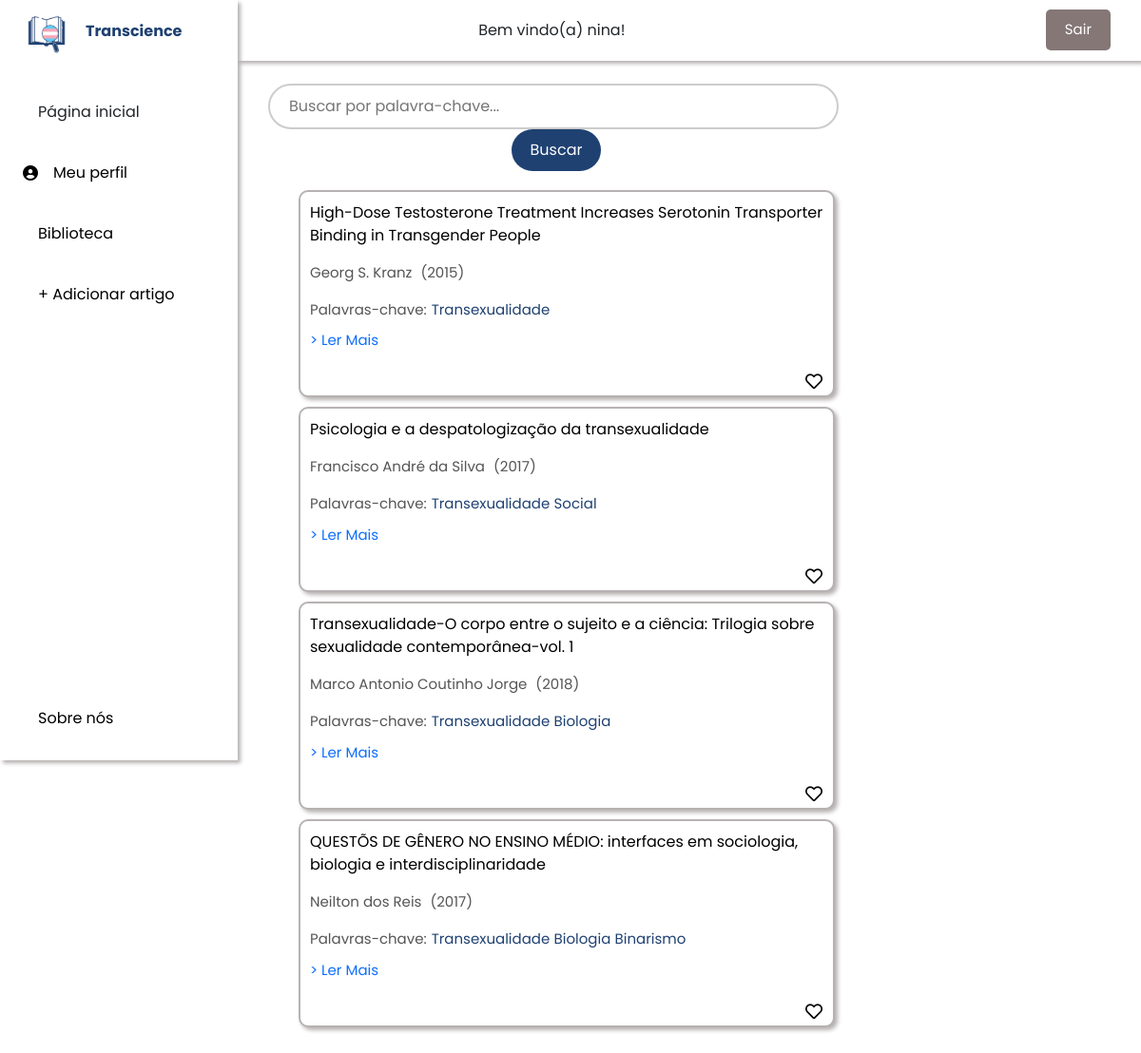
The app's page /biblioteca/index/ (signed in) with its own data.
### biblioteca/models.py (models this page shows, shortened)
class Artigo(models.Model):
    titulo = models.CharField(max_length=200)
    link = models.CharField(max_length=255)
    autor = models.CharField(max_length=255)
    relevancia_id = models.ForeignKey(Relevancia, on_delete=models.CASCADE)
    ano_id = models.ForeignKey(Ano, on_delete=models.CASCADE)
    palavras_chave = models.ManyToManyField(PalavraChave, related_name='artigos')
    usuario = models.ManyToManyField(User, related_name='artigos')

class Ano(models.Model):
    descricao = models.CharField(max_length=255)
    def __str__(self):
        return self.descricao

class PalavraChave(models.Model):
    nome = models.CharField(max_length=100)
    def __str__(self):
        return self.nome

### biblioteca/views.py (the view)
# urls.py: path("index/", views.IndexView.as_view(), name="index"),
class IndexView(LoginRequiredMixin, generic.ListView):
    template_name = "biblioteca/index.html"
    context_object_name = "artigos"
    login_url = '/auth/login/'
    def get_queryset(self):
        query = self.request.GET.get('q')
        if query:
            return Artigo.objects.filter(
                Q(titulo__icontains=query) |
                Q(autor__icontains=query) |
                Q(palavras_chave__nome__icontains=query)).distinct()
        return Artigo.objects.all()
    def get_context_data(self, **kwargs):
        usuario_atual = self.request.user
        context = super(IndexView, self).get_context_data(**kwargs)
        favoritos = Favorito.objects.filter(usuario=usuario_atual).values_list('artigo_id')
        favoritos_ids = []
        for f in favoritos:
            if (f[0] not in favoritos_ids):
                favoritos_ids.append(f[0])
        context['favoritos'] = favoritos_ids
        return context

### biblioteca/templates/biblioteca/index.html (shortened to what this page needs)
{% load static %}
<link rel="stylesheet" href="{% static 'css/bootstrap.min.css' %}">
<link rel="stylesheet" href="{% static 'fa/css/all.min.css' %}">
<link rel="stylesheet" href="{% static 'biblioteca/style.css' %}">
<link href="fontawesome/css/all.css" rel="stylesheet">
<link rel="stylesheet" href="https://use.fontawesome.com/releases/v5.0.7/css/all.css">
<head>
</head>
<body id="body-pd">
  <header class="header" id="header">
      {% if user.is_authenticated %}
      Bem vindo(a) {{ user.username }}!
      {% else %}
      <p>You are not logged in</p>
      <a href="{% url 'login' %}">Log In</a>
      {% endif %}
      <form action="{% url 'logout' %}" method="post">
        <button type="submit" class="logout-button">Sair</button>
      </form>
  </header>
  <div class="l-navbar" id="nav-bar">
    <nav class="nav">
        <div>
            <a href="#" class="nav_logo">
                <img src="{% static 'biblioteca/images/logo.png' %}" alt="Logo" class="nav_logo-img">
                <span class="nav_logo-name">Transcience</span>
            </a>
            <div class="nav_list">
                <a href="#" class="nav_link active">
                    <span class="nav_name">Página inicial</span>
                </a>
                <a href="{% url 'perfil' %}" class="nav_link">
                  <i class="fa-solid fa-circle-user"></i>
                    <span class="nav_name">Meu perfil</span>
                </a>
                <a href="{% url 'biblioteca:minha_biblioteca' %}" class="nav_link">
                    <span class="nav_name">Biblioteca</span>
                </a>
                <a href="{% url 'novoArtigo' %}" class="nav_link">
                  <span class="nav_name"> + Adicionar artigo</span>
                </a>
            </div>
        </div>
        <a href="#" class="nav_link">
            <span class="nav_name">Sobre nós</span>
        </a>
    </nav>
</div>
<div class="container-fluid">
  <div class="row">
    <div class="col-lg-8 col-md-12">
      <div class="search-container">
        <form method="get" action="{% url 'biblioteca:index' %}">
          <input type="text" name="q" placeholder="Buscar por palavra-chave..." class="search-input" value="{{ request.GET.q }}">
          <button type="submit" class="search-button">Buscar</button>
        </form>
      </div>
      <div class="artigos-container">
        {% if artigos %}
        <ul>
          {% for a in artigos %}
              <li class="artigo-item" style="position: relative; padding-bottom: 30px;">
                  <a class="titulo-artigo" style="color: black;">
                      {{ a.titulo }}
                  </a>
                  <form action="{% url 'favoritar_artigo' a.id %}" method="post" class="favorite-form" id="favorite-form-{{ a.id }}">
                      <button type="submit" class="favorite-button" style="border: none; background: none; position: absolute; bottom: 5px; right: 5px;" id="favorite-btn-{{ a.id }}" onclick="toggleFavorite(event, {{ a.id }})">
                        {% if a.id in favoritos %}
                          <i class="fas fa-heart" id="heart-{{ a.id }}" style="color: red; font-size: 18px;"></i>
                        {% else %}
                          <i class="far fa-heart" id="heart-{{ a.id }}" style="font-size: 18px;"></i>
                        {% endif %}
                      </button>
                  </form>
                  <p class="texto-menor" style="margin-top: 3px;">{{ a.autor }} <span style="margin-left: 5px;">({{ a.ano_id }})</span></p>
                  <div style="display: flex; align-items: center; margin-top: 10px;">
                      <a class="texto-menor">Palavras-chave:</a>
                      <div class="palavras-chave-container" style="margin-left: 5px;">
                          {% for palavra_chave in a.palavras_chave.all %}
                              <span class="texto-menor" style="color: #1F4172;">{{ palavra_chave }}</span>
                          {% endfor %}
                      </div>
                  </div>
                  <p class="texto-menor" style="margin-top: 10px;">
                      <a href="{{ a.link }}" target="_blank">> Ler Mais</a>
                  </p>
              </li>
          {% endfor %}
        </ul>
        {% else %}
          <p>Nenhum artigo encontrado para a pesquisa "{{ request.GET.q }}".</p>
        {% endif %}
      </div>
    </div>
    <div class="col-lg-4 col-md-12">
      <div class="additional-container">
      </div>
    </div>
  </div>
</div>

### biblioteca/static/biblioteca/style.css (style rules this page uses)
* { font-family: "Poppins", sans-serif; }
body { position: relative; font-family: var(--body-font); transition: .5s; margin: 0; padding: 0; }
a { text-decoration: none; }
.artigos-container { padding: 0px; list-style-type: none; }
.artigo-item { border-radius: 10px; padding: 10px; margin-bottom: 10px; background-color: #ffffff; border: 2px solid rgb(183, 178, 178); list-style: none; box-shadow: 3px 3px 4px rgb(183, 178, 178); transition: transform 0.3s, box-shadow 0.3s; }
.texto-menor { font-size: 15px; color: #555; }
.header { width: 100%; height: var(--header-height); position: fixed; top: 0; left: 0; display: flex; align-items: center; justify-content: space-between; padding: 0 1rem; background-color: #ffffff; z-index: var(--z-fixed); transition: .5s; box-shadow: 3px 3px 4px rgb(183, 178, 178); }
.l-navbar { position: fixed; top: 0; left: 0; width: var(--nav-width); height: 100vh; background-color: #ffffff; padding: 0; transition: .5s; z-index: var(--z-fixed); box-shadow: 3px 3px 4px rgb(183, 178, 178); }
.nav { height: 100%; display: flex; flex-direction: column; justify-content: space-between; overflow: hidden; margin-top: 0; }
.nav_logo, .nav_link { display: grid; grid-template-columns: max-content max-content; align-items: center; column-gap: 1rem; padding: .5rem 0 .5rem 1.5rem; }
.nav_logo { margin-bottom: 2rem; }
.nav_logo-name { color: #1F4172; font-weight: 700; }
.nav_link { position: relative; color: var(--first-color-light); margin-bottom: 1.5rem; transition: .3s; }
.nav_logo-img { width: 50px; height: 50px; white-space: nowrap; }
.active { color: var(--black-color); }
.active::before { content: ''; position: absolute; left: 0; width: 2px; height: 32px; background-color: var(--white-color); }
@media screen and (min-width: 768px) { body { margin: calc(var(--header-height) + 1rem) 0 0 0; padding-left: calc(var(--nav-width) + 2rem); } }
@media screen and (min-width: 768px) { .header { height: calc(var(--header-height) + 1rem); padding: 0 2rem 0 calc(var(--nav-width) + 2rem); } }
@media screen and (min-width: 768px) { .l-navbar { left: 0; padding: 0; margin: 0; } }
@media screen and (min-width: 768px) { .artigos-container { background-color: #ffffff; } }
@media screen and (min-width: 768px) { .container-fluid { padding-left: 0; margin-left: 0; margin-top: calc(var(--header-height) + 40px); } }
@media screen and (min-width: 768px) { .additional-container { padding: 100px; border-radius: 10px; margin-bottom: 20px; position: fixed } }
@media screen and (min-width: 768px) { .row { margin-bottom: 1rem; } }
@media screen and (min-width: 768px) { .search-container { margin-bottom: 20px; text-align: center; } }
@media screen and (min-width: 768px) { .search-input { width: 80%; padding: 10px; font-size: 16px; } }
@media screen and (min-width: 768px) { .search-input { padding: 10px 20px; font-size: 16px; width: 600px; border: 2px solid #ccc; border-radius: 25px; outline: none; transition: border-color 0.3s; } }
@media screen and (min-width: 768px) { .search-button { background-color: #1F4172; color: white; font-size: 16px; border: none; border-radius: 25px; padding: 10px 20px; margin-left: 10px; cursor: pointer; transition: background-color 0.3s, transform 0.2s; } }
@media screen and (min-width: 768px) { .logout-button { background-color: #847776; color: white; border: none; padding: 10px 20px; font-size: 15px; cursor: pointer; border-radius: 5px; transition: background-color 0.3s ease; margin-top: 15px; transition: background-color 0.3s, transform 0.2s; } }
@media screen and (min-width: 768px) { .favorite-button i { cursor: pointer; font-size: 20px; } }

### records on screen
Artigo: titulo "High-Dose Testosterone Treatment Increases Serotonin Transporter Binding in Transgender People", autor "Georg S. Kranz", ano_id "2015"
PalavraChave: nome "Transexualidade"
Artigo: titulo "Psicologia e a despatologização da transexualidade", autor "Francisco André da Silva", ano_id "2017"
PalavraChave: nome "Social"
Artigo: titulo "Transexualidade-O corpo entre o sujeito e a ciência: Trilogia sobre sexualidade contemporânea-vol. 1", autor "Marco Antonio Coutinho Jorge", ano_id "2018"
PalavraChave: nome "Biologia"
Artigo: titulo "QUESTÕS DE GÊNERO NO ENSINO MÉDIO: interfaces em sociologia, biologia e interdisciplinaridade", autor "Neilton dos Reis", ano_id "2017"
PalavraChave: nome "Binarismo"

### other values on screen
{{ user.username }} "nina"
